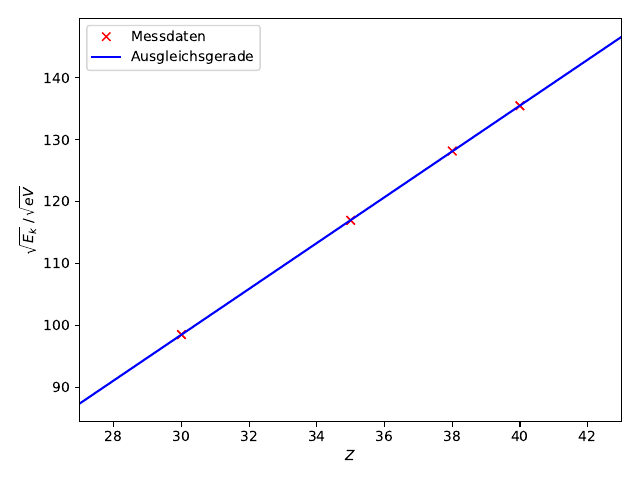

Write the Python code that produced this figure.
import matplotlib.pyplot as plt
import numpy as np

x, Y = np.genfromtxt('mess2.txt', unpack=True)
Y = Y * 1000
y = np.sqrt(Y)


params, covariance_matrix = np.polyfit(x, y, deg=1, cov=True)

errors = np.sqrt(np.diag(covariance_matrix))

print('a = {:.3f} ± {:.4f}'.format(params[0], errors[0]))
print('b = {:.3f} ± {:.4f}'.format(params[1], errors[1]))

def gerade (x, m, b):
    return m*x+b

z = np.linspace(np.min(x) - 3, np.max(x) + 3)

plt.plot(x, y, 'rx', label='Messdaten')
plt.plot(z, gerade (z, *params), 'b-', label='Ausgleichsgerade')
plt.xlim(np.min(x) - 3, np.max(x) + 3)
plt.xlabel(r'$Z$')
plt.ylabel(r'$\sqrt{E_k} \: / \: \sqrt{eV}$')
plt.legend(loc='best')

plt.tight_layout()
plt.savefig('plot1.pdf')
